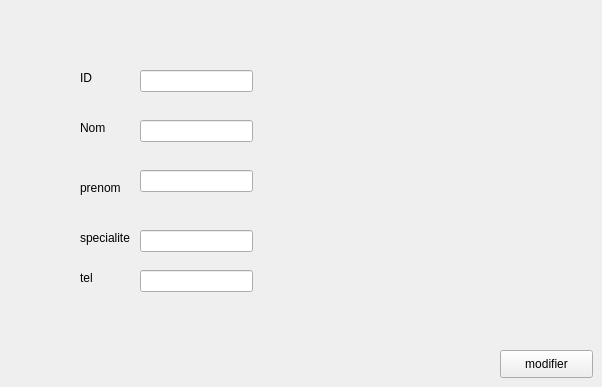
        <widget class="QWidget" name="Modifier">
         <property name="toolTip">
          <string>&lt;html&gt;&lt;head/&gt;&lt;body&gt;&lt;p&gt;&lt;br/&gt;&lt;/p&gt;&lt;/body&gt;&lt;/html&gt;</string>
         </property>
         <attribute name="title">
          <string>Modifier</string>
         </attribute>
         <widget class="QLabel" name="label_15">
          <property name="geometry">
           <rect>
            <x>80</x>
            <y>70</y>
            <width>55</width>
            <height>16</height>
           </rect>
          </property>
          <property name="text">
           <string>ID</string>
          </property>
         </widget>
         <widget class="QLabel" name="label_17">
          <property name="geometry">
           <rect>
            <x>80</x>
            <y>120</y>
            <width>55</width>
            <height>16</height>
           </rect>
          </property>
          <property name="text">
           <string>Nom</string>
          </property>
         </widget>
         <widget class="QLineEdit" name="id_modfier">
          <property name="geometry">
           <rect>
            <x>140</x>
            <y>70</y>
            <width>113</width>
            <height>22</height>
           </rect>
          </property>
         </widget>
         <widget class="QLineEdit" name="nom_modifier">
          <property name="geometry">
           <rect>
            <x>140</x>
            <y>120</y>
            <width>113</width>
            <height>22</height>
           </rect>
          </property>
         </widget>
         <widget class="QLabel" name="label_46">
          <property name="geometry">
           <rect>
            <x>80</x>
            <y>180</y>
            <width>55</width>
            <height>16</height>
           </rect>
          </property>
          <property name="text">
           <string>prenom</string>
          </property>
         </widget>
         <widget class="QLineEdit" name="prenom_modifier">
          <property name="geometry">
           <rect>
            <x>140</x>
            <y>170</y>
            <width>113</width>
            <height>22</height>
           </rect>
          </property>
         </widget>
         <widget class="QLabel" name="label_47">
          <property name="geometry">
           <rect>
            <x>80</x>
            <y>230</y>
            <width>55</width>
            <height>16</height>
           </rect>
          </property>
          <property name="text">
           <string>specialite</string>
          </property>
         </widget>
         <widget class="QLineEdit" name="specialie_modifier">
          <property name="geometry">
           <rect>
            <x>140</x>
            <y>230</y>
            <width>113</width>
            <height>22</height>
           </rect>
          </property>
         </widget>
         <widget class="QLineEdit" name="tel_modifier">
          <property name="geometry">
           <rect>
            <x>140</x>
            <y>270</y>
            <width>113</width>
            <height>22</height>
           </rect>
          </property>
         </widget>
         <widget class="QLabel" name="label_48">
          <property name="geometry">
           <rect>
            <x>80</x>
            <y>270</y>
            <width>55</width>
            <height>16</height>
           </rect>
          </property>
          <property name="text">
           <string>tel</string>
          </property>
         </widget>
         <widget class="QPushButton" name="modifiermed">
          <property name="geometry">
           <rect>
            <x>500</x>
            <y>350</y>
            <width>93</width>
            <height>28</height>
           </rect>
          </property>
          <property name="text">
           <string>modifier</string>
          </property>
         </widget>
        </widget>
